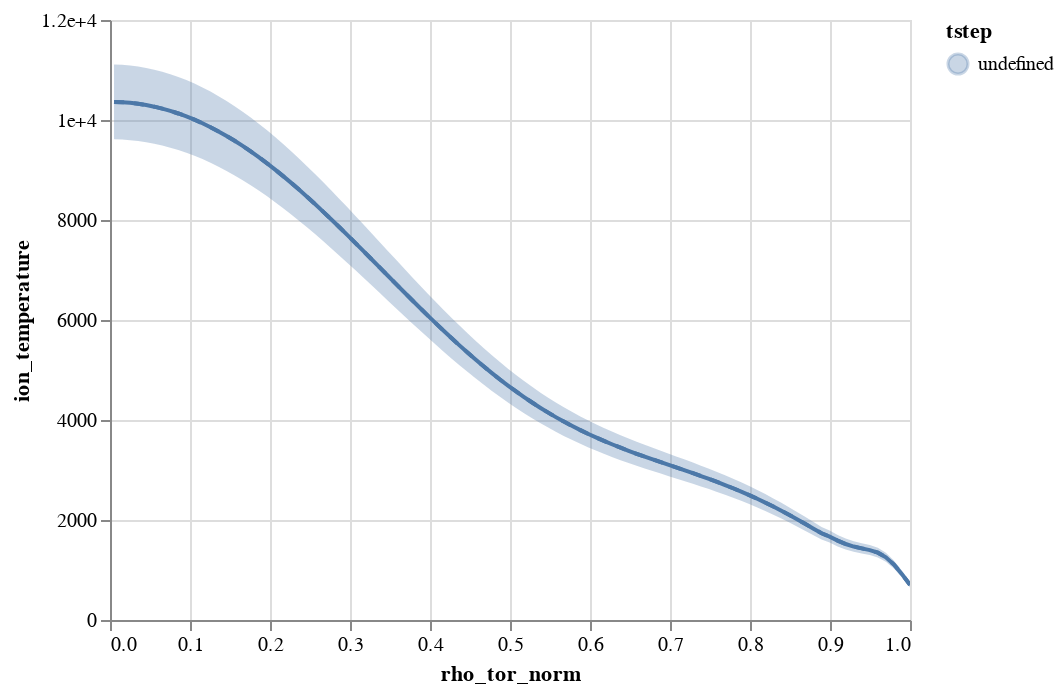

The notebook cell this image was saved under:
### Markdown cell above
alternatively, the data can be plotted using an error band.

### Code cell
from duqtools.api import alt_errorband_chart

chart = alt_errorband_chart(dataset.isel(time=[0, 1, 2, 3]),
                            x='rho_tor_norm',
                            y='ion_temperature')
chart

### Figure 1 — Vega-Lite specification as saved in the notebook (floating-point values rounded to 4 significant figures; data arrays with more than 128 entries replaced by an {"elided": "..."} marker saying what was removed)
{"config": {"view": {"continuousWidth": 400, "continuousHeight": 300}}, "layer": [{"mark": "line", "encoding": {"color": {"field": "tstep", "type": "nominal"}, "x": {"field": "rho_tor_norm", "type": "quantitative"}, "y": {"aggregate": "mean", "axis": {"format": ".4~g"}, "field": "ion_temperature", "scale": {"domain": [0, 11230.0]}, "type": "quantitative"}}, "selection": {"time": {"type": "single", "fields": ["slider"], "bind": {"input": "range", "max": 3.0, "min": 0, "step": 1}, "init": {"slider": 0}}, "selector003": {"type": "interval", "bind": "scales", "encodings": ["x", "y"]}}, "transform": [{"filter": {"selection": "time"}}]}, {"mark": {"type": "errorband", "extent": "stdev", "interpolate": "linear"}, "encoding": {"color": {"field": "tstep", "type": "nominal"}, "x": {"field": "rho_tor_norm", "type": "quantitative"}, "y": {"field": "ion_temperature", "type": "quantitative"}}, "selection": {"time": {"type": "single", "fields": ["slider"], "bind": {"input": "range", "max": 3.0, "min": 0, "step": 1}, "init": {"slider": 0}}, "selector004": {"type": "interval", "bind": "scales", "encodings": ["x", "y"]}}, "transform": [{"filter": {"selection": "time"}}]}, {"mark": {"type": "line", "strokeDash": [5, 5]}, "encoding": {"color": {"field": "tstep", "type": "nominal"}, "x": {"field": "rho_tor_norm", "type": "quantitative"}, "y": {"aggregate": "mean", "field": "ion_temperature", "type": "quantitative"}}, "selection": {"reference": {"type": "single", "fields": ["slider"], "bind": {"input": "range", "max": 3.0, "min": 0, "name": "Reference time index", "step": 1}, "init": {"slider": 0}}, "selector005": {"type": "interval", "bind": "scales", "encodings": ["x", "y"]}}, "transform": [{"filter": {"selection": "reference"}}]}], "data": {"name": "data-c05402d42048033765703faaae1314bf"}, "$schema": "https://vega.github.io/schema/vega-lite/v4.17.0.json", "datasets": {"data-c05402d42048033765703faaae1314bf": {"elided": "3600 records"}}}
